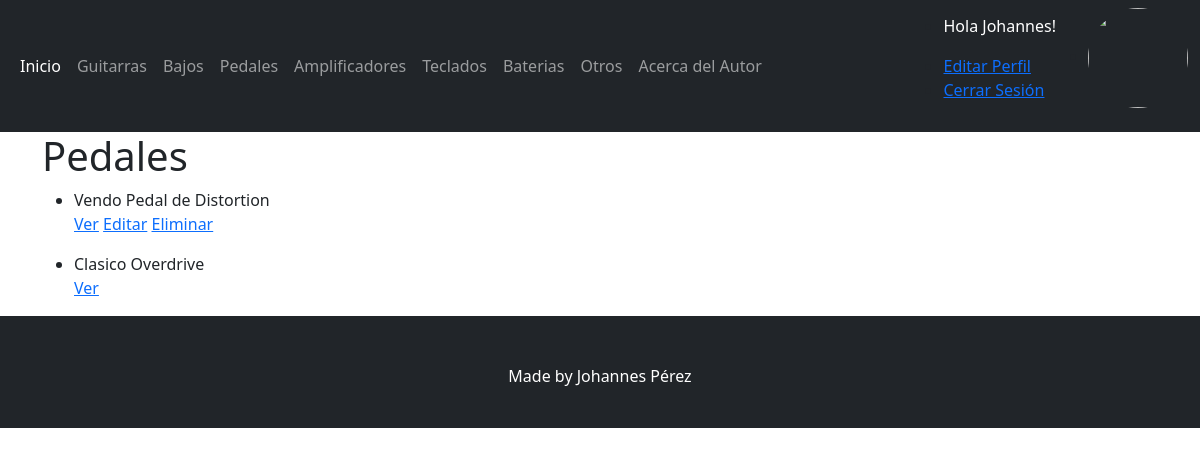
The app's page /listaPedales/ (signed in) with its own data.
### Base/models.py (models this page shows, shortened)
class Instrumento(models.Model):
    instrumentoSeleccion = (
    ('guitarra','Guitarra'),
    ('bajo', 'Bajo'),
    ('pedal','Pedal'),
    ('bateria','Bateria'),
    ('teclado','Teclado'),
    ('amplificador','Amplificador'),
    ('otro', 'Otro'),
    )
    usuario = models.ForeignKey(User, on_delete=models.CASCADE, null=True, blank=True)
    titulo = models.CharField(max_length=200)
    instrumento = models.CharField(max_length=15, choices=instrumentoSeleccion, default='guitarra')
    marca = models.CharField(max_length=40)
    modelo = models.CharField(max_length=40)
    descripcion = models.TextField(null=True, blank=True)
    year = models.IntegerField()
    precio = models.DecimalField(max_digits=10, decimal_places=2)
    fechaPublicacion = models.DateTimeField(auto_now_add=True)
    telefonoContacto = models.IntegerField()
    emailContacto = models.EmailField()
    imagenInstrumento = models.ImageField(null=True, blank=True, upload_to="imagenes/")

### Base/views.py (the view)
# urls.py: path('listaPedales/', PedalLista.as_view(), name='pedales'),
class PedalLista(LoginRequiredMixin, ListView):
    context_object_name = 'pedales'
    queryset = Instrumento.objects.filter(instrumento__startswith='pedal')
    template_name = 'Base/listaPedales.html'

### Base/templates/Base/listaPedales.html
{% extends 'Base/home.html' %}
{% block content %}
<div class="container">
<h1>Pedales</h1>
</div>
<div class="container">
{% for pedal in pedales %}
<ul>
    <li>{{pedal.titulo}}</li>
    <a href="{% url 'pedal' pedal.id %}">Ver</a>
    {% if user.id == pedal.usuario.id %}
    <a href="{% url 'pedal_editar' pedal.id %}">Editar</a>
    <a href="{% url 'pedal_eliminar' pedal.id %}">Eliminar</a>
    {% endif %}
</ul>
{% endfor %}
</div>
{% endblock %}

### Base/templates/Base/home.html (shortened to what this page needs)
<!DOCTYPE html>
<html lang="en">
<head>
    <link href="https://cdn.jsdelivr.net/npm/bootstrap@5.1.3/dist/css/bootstrap.min.css" rel="stylesheet">
    <link rel="stylesheet" href="https://cdnjs.cloudflare.com/ajax/libs/font-awesome/6.1.1/css/all.min.css">
</head>
<body>
    <nav class="navbar navbar-expand-lg navbar-dark bg-dark">
        <div class="container-fluid">
          <div class="collapse navbar-collapse" id="navbarSupportedContent">
            <ul class="navbar-nav me-auto mb-2 mb-lg-0">
              <li class="nav-item">
                <a class="nav-link active" aria-current="page" href="{% url 'home' %}">Inicio</a>
              </li>
              <li class="nav-item">
                <a class="nav-link" href="{% url 'guitarras' %}">Guitarras</a>
              </li>
              <li class="nav-item">
                <a class="nav-link" href="{% url 'bajos' %}">Bajos</a>
              </li>
              <li class="nav-item">
                <a class="nav-link" href="{% url 'pedales' %}">Pedales</a>
              </li>
              <li class="nav-item">
                <a class="nav-link" href="{% url 'amplificadores' %}">Amplificadores</a>
              </li>
              <li class="nav-item">
                <a class="nav-link" href="{% url 'teclados' %}">Teclados</a>
              </li>
              <li class="nav-item">
                <a class="nav-link" href="{% url 'baterias' %}">Baterias</a>
              </li>
              <li class="nav-item">
                <a class="nav-link" href="{% url 'otros' %}">Otros</a>
              </li>
              <li class="nav-item">
                <a class="nav-link" href="{% url 'acerca_de_mi' %}">Acerca del Autor</a>
              </li>
            </ul>
            {% if request.user.is_authenticated %}
            <ul>
              <li>
                <p style="color: white"> Hola {{request.user.first_name}}!</p>
              </li>
              <li>
                <a href="{% url 'editar_perfil' %}">Editar Perfil</a>
              </li>
              <li>
                <a href="{% url 'logout' %}">Cerrar Sesión</a>
              </li>
            </ul>
            <ul>
              <li>
                <img class="rounded-circle" src="{{request.user.avatar.imagenAvatar.url}}" width=100 height=100 alt="">
              </li>
            </ul>
            {% endif %}
          </div>
        </div>
      </nav>
      {% block content %}{% endblock %}
      <footer class="bg-dark text-white pt-5 pb-4">
            <div class="container text-center">
                <p>Made by Johannes Pérez</p>
            </div>
      </footer>
</body>
</html>

### records on screen
Instrumento: titulo "Vendo Pedal de Distortion", shows "Editar"
Instrumento: titulo "Clasico Overdrive"

### other values on screen
{{ request.user.first_name }} "Johannes"
